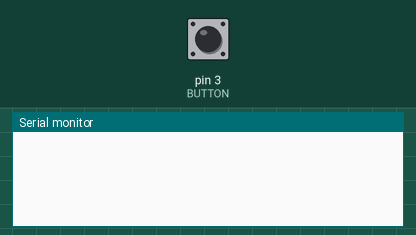
The sketch below on a simulated Arduino Uno, built with avr-gcc and run on an emulated ATmega328P. On the bench: the last lines printed to the serial monitor. Inputs (shaded band) come from the test bench; at power-on: pin 3 (BUTTON) LOW.

Above: at 1.2 s.
1.3 s: pin 3 (BUTTON) pulled HIGH for 0.15 s
At 1.44 s:
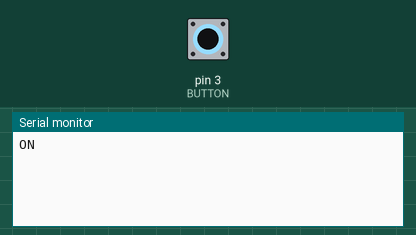
At 2.6 s:
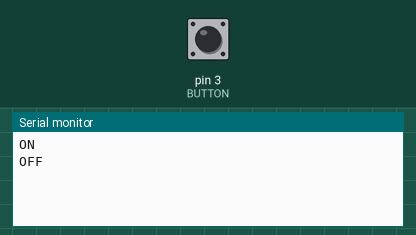

The sketch:

switchTest.ino
```cpp
const int BUTTON = 3;

boolean lastButton = LOW;
boolean currentButton = LOW;

void setup()
{
  Serial.begin(9600);
  pinMode (BUTTON, INPUT);
}


boolean debounce(boolean last)
{
  boolean current = digitalRead(BUTTON);
  if (last != current)
  {
    delay(5);
    current = digitalRead(BUTTON);
    return current;
  }
}

void loop() {
  currentButton = debounce(lastButton);
  if (lastButton == LOW && currentButton == HIGH) //if it was pressed...
  {
    Serial.println("ON");
  }
  else if(lastButton == HIGH && currentButton == LOW)
  {
    Serial.println("OFF");
  }

  lastButton = currentButton;
}
```

Measured:
- after the input at 1.3 s, the serial monitor: prints a new line at once (image 1)
